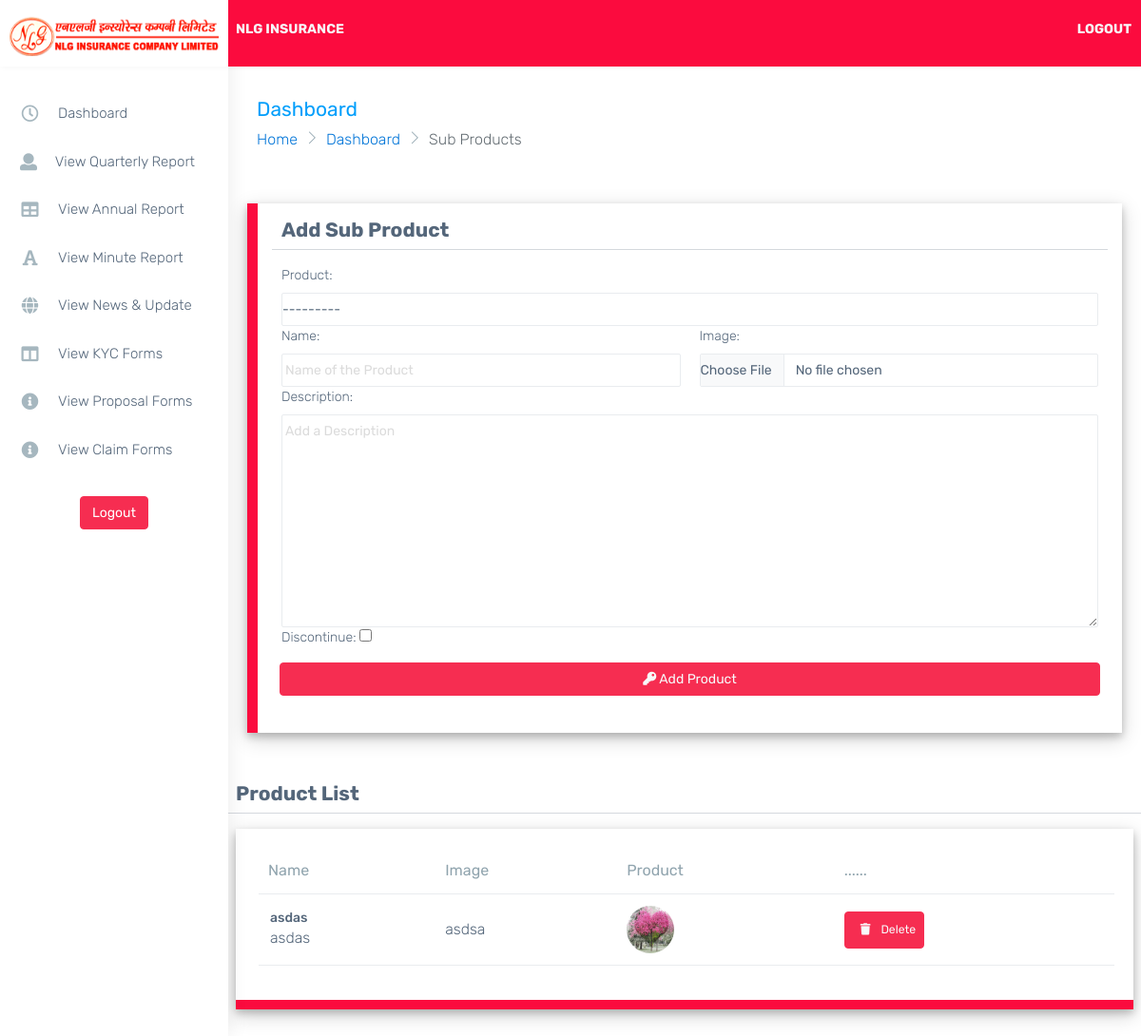
/subproduct, run on an earlier commit of the app's database.
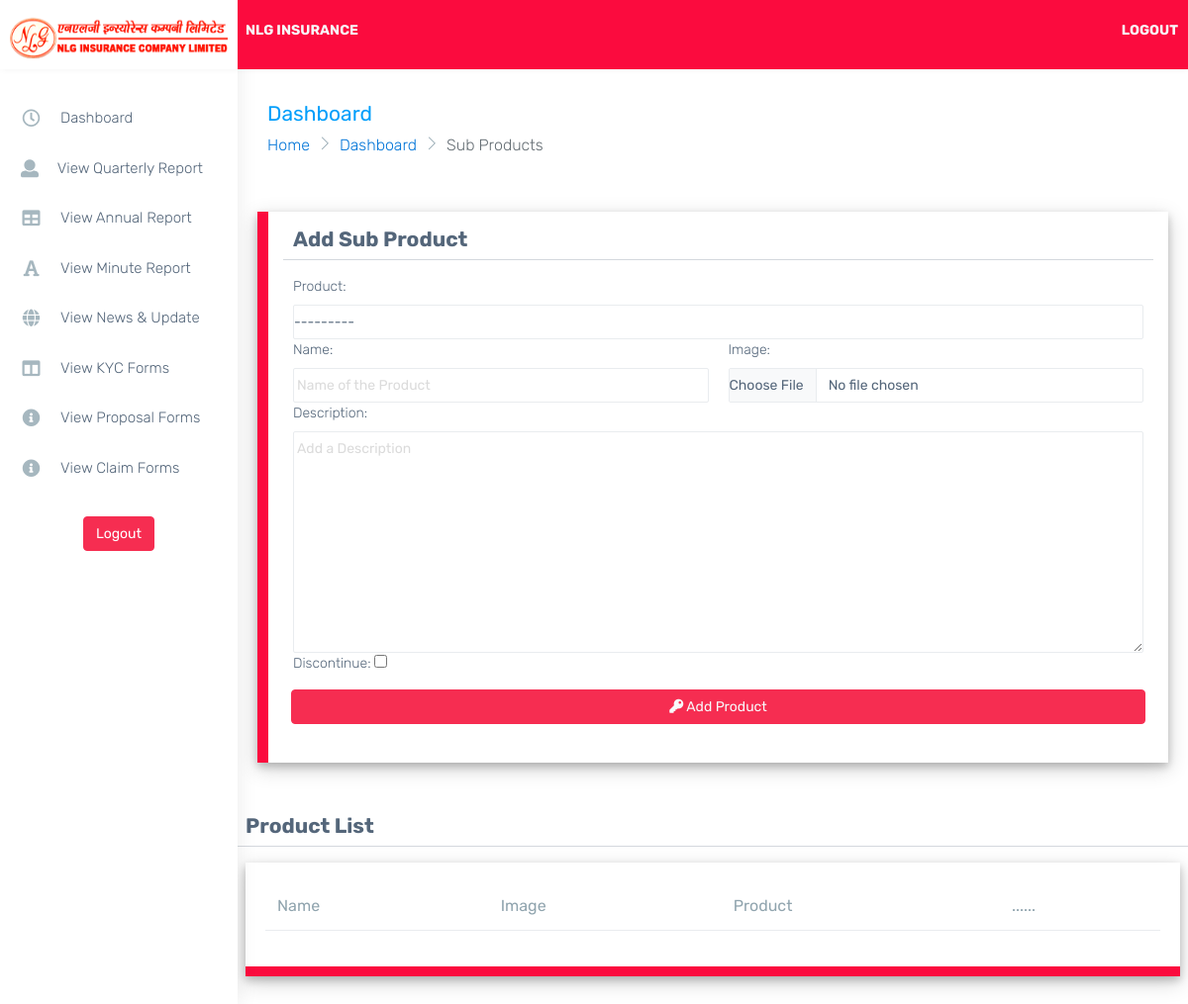
And on a later commit of the database.
### landing/models.py (models this page shows, shortened)
class Sub_product(models.Model):
    product = models.ForeignKey(Product, related_name="sub_product", on_delete=models.CASCADE)
    name = models.CharField(max_length=200)
    image = models.ImageField(upload_to = "products/")
    description = models.CharField(max_length=2000)
    discontinue = models.BooleanField(default=False)
    objects = models.Manager

class Product(models.Model):
    name = models.CharField(max_length=200)
    image = models.ImageField(upload_to = "products/")
    description = models.CharField(max_length=2000)
    icons = models.CharField(max_length=20, null = True, blank=True)
    objects = models.Manager
    discontinue = models.BooleanField(default=False)
    def __str__(self):
        return self.name

### manager/views.py (the view)
# urls.py: path('subproduct', views.SubProductView, name="subProduct"),
def SubProductView(request):
    form = SubProductFrom()
    branched = Sub_product.objects.all()
    dist = {
        'form':form,
        'bod':branched,
    }
    if request.method == 'POST':
        form = SubProductFrom(request.POST, request.FILES or None)
        if form.is_valid():
            form.save()
            messages.success(request, "Sub Product Saved Succesfully")
            return HttpResponseRedirect(reverse('manager:subProduct'))
        else:
            messages.success(request, "Something went Wrong")
            return HttpResponseRedirect(reverse('manager:subProduct'))
    else:
        return render(request, 'manager/sub_product.html',dist )

### manager/forms.py
class SubProductFrom(forms.ModelForm):
    def __init__(self, *args, **kwargs):
        super(SubProductFrom, self).__init__(*args, **kwargs)
    class Meta:
        model = Sub_product
        fields = ('__all__')
        widgets = {
            'name': forms.TextInput(attrs={'class':'form-control ps-0 form-control-line','placeholder':"Name of the Product", 'required':True}),
            'image':forms.FileInput(attrs={'class':'form-control ps-0 form-control-line', 'required':True}),
            'product': forms.Select(attrs={'class':'form-control ps-0 form-control-line', 'required':True}),
            'description': forms.Textarea(attrs={'class':'form-control ps-0 form-control-line','placeholder':'Add a Description', 'required':True}),
            'discontinue': forms.CheckboxInput()
        }

### templates/manager/sub_product.html (shortened to what this page needs)
{% extends "manager/dashboard.html" %}
{% block inner %}
<div class="page-breadcrumb">
    <div class="row align-items-center">
        <div class="col-md-6 col-8 align-self-center">
            <h3 class="page-title mb-0 p-0">Dashboard</h3>
            <div class="d-flex align-items-center">
                <nav aria-label="breadcrumb">
                    <ol class="breadcrumb">
                        <li class="breadcrumb-item"><a href="{%url 'landing:landing'%}">Home</a></li>
                        <li class="breadcrumb-item"><a href="{%url 'manager:dashboard'%}">Dashboard</a></li>
                        <li class="breadcrumb-item active" aria-current="page">Sub Products</li>
                    </ol>
                </nav>
            </div>
        </div>
    </div>
</div>
<form action="" method="post" style="width: 100%; padding: 30px;" enctype="multipart/form-data">
    <div class="row  formbox" >
        <H3>Add Sub Product</H3>
        <hr>
        <div class="col-12">
            {{form.product.label_tag}}
            {{form.product}}
        </div>
        <div class="col-6">
            {{form.name.label_tag}}
            {{form.name}}
        </div>
        <div class="col-6">
            {{form.image.label_tag}}
            {{form.image}}
        </div>
        <div class="col-12">
            {{form.description.label_tag}}
            {{form.description}}
        </div>
        <div class="col-12">
            {{form.discontinue.label_tag}}
            {{form.discontinue}}
        </div>
        <br>
        <div class="p-2 d-grid">
            <button class="btn btn-danger btn-block text-light mb-3" id="submit"> <i class="fa fa-key"></i> Add Product</button>
        </div>
    </div>
</form>
<br>
<div class="row ps-2 pe-2">
    <H3>Product List</H3>
    <hr>
    <div class="col-sm-12">
        <div class="card">
            <div class="card-body">
                <div class="table-responsive">
                    <table class="table stylish-table no-wrap">
                        <thead>
                            <tr>
                                <th class="border-top-0">Name</th>
                                <th class="border-top-0">Image</th>
                                <th class="border-top-0">Product</th>
                                <th class="border-top-0">......</th>
                            </tr>
                        </thead>
                        <tbody>
                            {% for i in bod %}
                                <tr>
                                    <td class="align-middle">
                                        <h6> {{i.name}} </h6>
                                        {{i.description|safe}}
                                    </td>
                                    <td class="align-middle">
                                        {{i.product.name}}
                                    </td>
                                    {% if i.image %}
                                        <td class="align-middle">
                                            <img src="{{i.image.url}}" alt="" srcset="" style="height: 50px; width: 50px; border-radius: 50%;">
                                        </td>
                                    {% endif %}
                                    <td class="align-middle">
                                        <button class=" text-light btn btn-sm  btn-danger btn-danger" data-bs-toggle="modal" data-bs-target="#exampleModal{{i.id}}">
                                            <i class="fa fa-trash p-2"></i>
                                            Delete
                                        </button>
                                    </td>
                                </tr>
                            {% endfor %}
                        </tbody>
                    </table>
                </div>
            </div>
        </div>
    </div>
</div>
{% endblock inner %}

What changed in the data, as far as the page shows it:
removed Sub_product: name "asdas", description "asdas", product.name "asdsa", image (picture)
